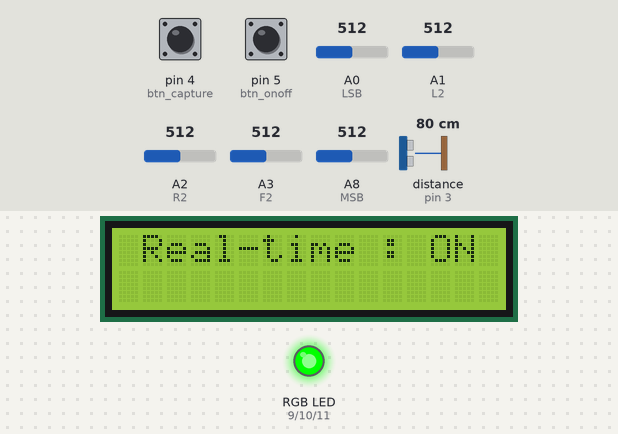
Bench run of a sketch on a simulated Arduino Mega 2560, built with avr-gcc and run on an emulated ATmega2560. Parts: 16×2 character LCD, an RGB LED mixed from three pins (HIGH = lit). Wiring (inferred from the names in the program): ultrasonic range finder: trigger pin 2; echo pin 3. The inputs (shaded band) are chosen by the test bench; at power-on: pin 4 (btn_capture) HIGH, pin 5 (btn_onoff) HIGH, A0 (LSB) = 512, A1 (L2) = 512, A2 (R2) = 512, A3 (F2) = 512, A8 (MSB) = 512, distance to the obstacle (sensor on pin 3) 80 cm. The echo pulse lasts 58.3 µs per cm; random numbers use the default seed unless the sketch sets one; pins used as bus, display or sensor lines are not drawn; what the sketch prints to the serial monitor is not drawn.

Above: at 1.3 s.
1.4 s: pin 4 (btn_capture) pulled LOW for 0.15 s
At 2.9 s:
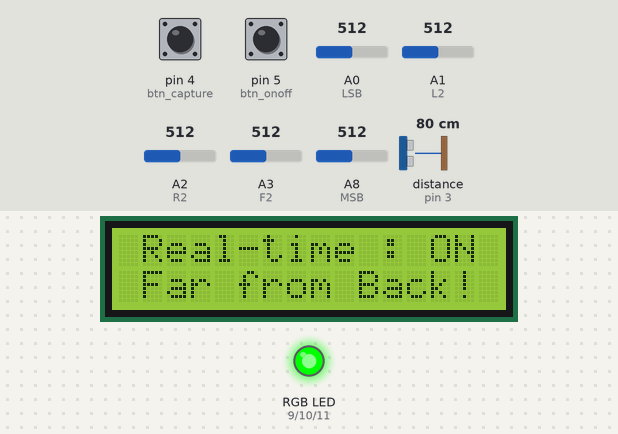
6.4 s: pin 5 (btn_onoff) pulled LOW for 0.15 s
At 7.6 s:
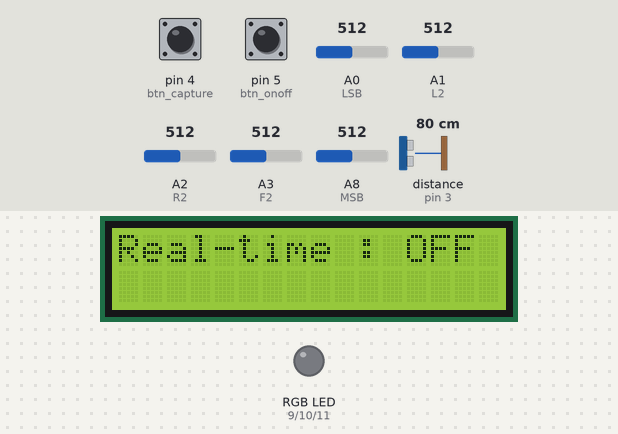
11.1 s: pin 4 (btn_capture) pulled LOW for 1 s
At 13.3 s:
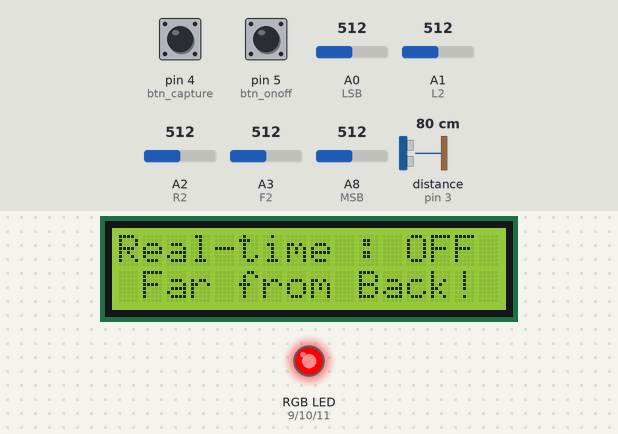
14.9 s: pin 5 (btn_onoff) pulled LOW for 1 s
At 18.5 s:
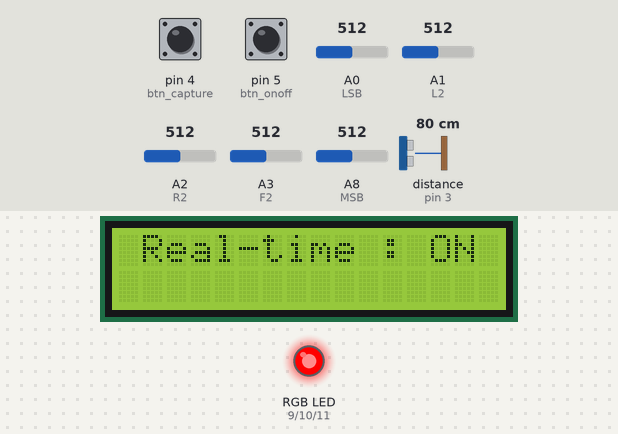
18.6 s: pin 4 (btn_capture) pulled LOW for 3.2 s
At 24.0 s:
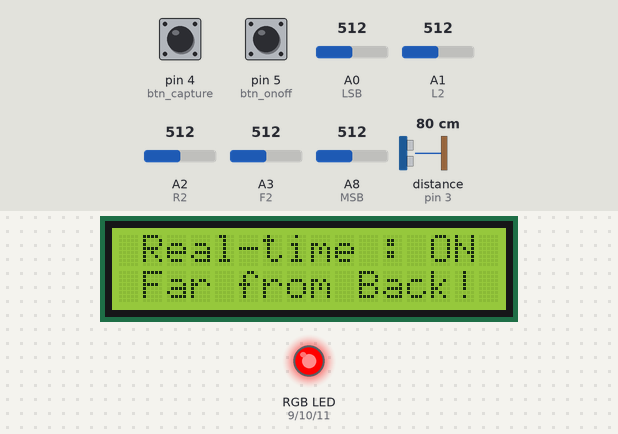
Timing chart, 0 to 30.6 s (numbered marks = the images above; inputs shaded):
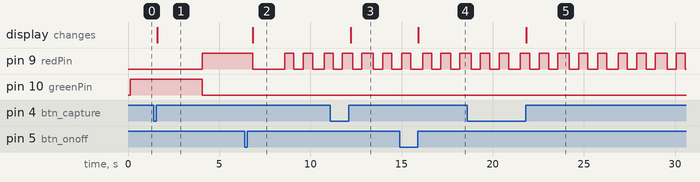

Measured:
- after the input at 1.4 s, the display: changes after 0.20 s (image 1)
- after the input at 6.4 s, the display: changes after 0.45 s (image 2)
- after the input at 11.1 s, the display: changes after 1.1 s (image 3)
- after the input at 14.9 s, the display: changes after 1.0 s (image 4)
- after the input at 18.6 s, the display: changes after 3.2 s (image 5)
- by itself, pin 9 (redPin): repeats every 5.4 s: HIGH 0.50 s, LOW 0.53 s, HIGH 0.50 s, LOW 0.63 s, HIGH 0.54 s, LOW 0.50 s, HIGH 0.53 s, LOW 0.50 s, HIGH 0.63 s, LOW 0.50 s

The sketch:

MAIN.ino
```cpp
// last update 20.06.11
// 핀 번호 할당 ---------------------------------------------------------
#define L2 A1                     // 압력 센서 핀 left, right, front
#define R2 A2
#define F2 A3
#define TRIG 2                    // 초음파 센서 핀
#define ECHO 3
#define redPin 9                  // 실시간 알림용 led 핀
#define greenPin 10
#define bluePin 11
#define btn_onoff 5               // 실시간 LED 알림 onoff 버튼 (흰색)
#define btn_capture 4             // 실시간 자세 LCD 확인 버튼 (검정색)
#define bteTx 14                  // TXD pin번호
#define bteRx 15                  // RxD pin번호
#define MSB A8                    // 라즈베리 통신 pin번호
#define LSB A0

// 라이브러리 및 객체 선언 ----------------------------------------------
#include <LiquidCrystal_I2C.h>    // LCD
LiquidCrystal_I2C lcd(0x27,16,2);

#include <SoftwareSerial.h>       // 블루투스모듈
SoftwareSerial bteSerial(bteTx, bteRx);

// Parameters ------------------------------------------------------------
// 자세의 종류 및 개수
enum POSTURES {PROPER=0, HIP_FRONT, BEND_LEFT, BEND_RIGHT, BACK_CURVED};
const int posnum = 5;
// LCD 윗줄 출력 문구: LED 실시간 알림 모드 ON/OFF
String RTonoff[2] = {"Real-time : OFF", " Real-time : ON "};  // LCD 첫째 줄 문구 (실시간 LED 알림 on/off 상태)
// LCD 아래줄 문구: 현재 자세
String pos[posnum] = {"  Good Posture! ", " Far from Back! ", "   Bend Left!   ", "   Bend Right!  ", "  Back Curved!  "};
const float distanceSN = 4.00;    // 엉덩이가 떨어져 앉은 것으로 판단하는 초음파 센서 거리 기준
const int notBalanceDiff = 200;   // 좌우 불균형으로 판단하는 압력 센서 차이 값 기준
const int minWeight = 100;        // 앉았다고 판단하는 압력 센서 값
const int sstime = 10;            // 자세 판별 간격: 1초
const int maxDATA = 100;          // 데이터가 이만큼 모이면 데이터 분석 및 어플로 REPORT 전송
const int stretchTime = 70;       // 스트레칭 알림 주기 (7초 이상 오래 앉아있을 시 알림)
const int ledDuration = 500;      // led 점멸 시간 간격: 500ms
const int loopPeriod = 100;       // main loop 간격: 100ms
const int BADnum = 3;             // 3초 이상 나쁜 자세 유지시 LED 실시간 알림
enum BERRYSIGNAL {NOT_PREPARED=0, UNCERTAIN, CURVED, STRAIGHT};
const int uncertainMax = 3;       // 3초 이상 자세 판독 불가시 카메라 위치 재설정 알림

// Global Variables --------------------------------------------------------
bool btn_onoff_pushed = false;    // LED onoff 버튼이 직전 loop에서 눌렸었는지
bool btn_capture_pushed = false;  // LCD 표시 버튼이 직전 loop에서 눌렸었는지
int isRealtimeON = 1;             // 실시간 LED 알림 Mode의 ON/OFF 상태 (초기 on)
int sscnt = 0;                    // 자세 판별 간격 측정 변수 (sstime이 되면 판별)
int currPos = PROPER;             // 판별된 현재 자세를 담는 변수
int posDATA[posnum] = {0,};       // 판단 자세 결과 누적 (각 index는 enum POSTURES의 index와 일치)
int numDATA = 0;                  // posDATA에 모인 데이터 개수
int sitTime = 0;                  // 앉은 누적 시간 측정 (자세가 바르던 나쁘던 앉기만 하면 = FSR에 뭔가 감지되기만 하면)
unsigned long prevLEDtime = 0;    // led 점멸을 위한 시간 측정
unsigned long currentTime = 0;    // 시스템 동작 시간
bool isLEDon = false;             // 점멸하는 led의 onoff 상태
int badCnt = 0;                   // 연속 나쁜 자세 개수 카운트
int currBerrySig = NOT_PREPARED;  // 현재 라즈베리가 보낸 신호

// FUCNTIONS --------------------------------------------------------------
// 압력 센서 값을 읽어, 앉아있는지 여부를 반환하는 함수, 앉아있다면 TRUE 반환
bool checkSIT(int l, int r, int f)
{
  if (l >= minWeight || r >= minWeight || f >= minWeight )
    return true;
  else
    return false;
}

// 등받이와 엉덩이 사이 거리를 측정해 반환하는 함수
float UltraSonic()
{
  digitalWrite(TRIG, HIGH);
  delayMicroseconds(10);
  digitalWrite(TRIG, LOW);

  int duration = pulseIn(ECHO, HIGH);
  float cm = (float)duration / 29 / 2;

  Serial.print("등받이와의 거리 : ");   // DEBUG
  Serial.print(cm);
  Serial.println("cm");

  return cm;
}

// 압력 센서 값을 통해 좌우 불균형을 판단하는 함수 (오른쪽 : 1, 균형 : 0, 왼쪽 : 2)
int sideBalance(int L, int R)
{
  if(L < R - notBalanceDiff){
    return 1;
  }
  else if(L >= R + notBalanceDiff) {
    return 2;
  }
  else {
    return 0;
  }
}

// 라즈베리파이가 보내는 신호를 읽는 함수
int CheckRaspberryPin()
{
  int m1 = analogRead(MSB);
  int m2 = analogRead(LSB);

  if (m1 > 500 && m2 > 500)
    return STRAIGHT;
  else if (m1 > 500 && m2 <= 500)
    return CURVED;
  else if (m1 <= 500 && m2 >= 500)
    return UNCERTAIN;
  else
    return NOT_PREPARED;
}

// 어플로 카메라 위치를 재설정하라는 경고를 보내는 함수
void CameraErrorAlarm()
{
  static int erroridx = 0;
  String instruction = "C";
  instruction += erroridx++;
  bteSerial.print(instruction);
}

// 어플로 카메라 위치가 적절함을 알리는 함수
void CameraSettingDone()
{
  static int doneidx = 0;
  String instruction = "D";
  instruction += doneidx++;
  bteSerial.print(instruction);
}

// 라즈베리파이 신호가 "판독 불가"일 때 Exception Handling
void CameraCheck(int sig)
{
  static int UncertainCnt = 0;
  if (sig == UNCERTAIN) {                       // 판독 불가 signal을 지속적으로 받으면
    if(UncertainCnt == uncertainMax) CameraErrorAlarm();  // 카메라 위치 재설정 경고 보냄
    ++UncertainCnt;
  }
  else if (UncertainCnt > 0) {                  // 카메라 위치를 잘 잡아 판독이 가능해지면
    UncertainCnt = 0;                           // 카메라 위치 설정이 잘 되었다는 알림 보냄
    CameraSettingDone();
  }
}

// RGB LED에 r,g,b값에 해당하는 색깔을 출력하는 함수
void RGBWrite(int r, int g, int b)
{
  analogWrite(redPin, r);
  analogWrite(greenPin, g);
  analogWrite(bluePin, b);
}

// 어플에 레포트를 띄우기 위해 instruction을 생성하고 전달하는 함수
void ShowReport(int RptArr[], int n)
{
  String instruction = "R";

  int sum = 0;                          // 총 데이터 개수를 센다
  for (int i = 0; i < n; ++i)
    sum += RptArr[i];

  if (sum){                             // 각 자세의 비율을 구해 instruction에 추가한다
    for (int i = 0; i < n; ++i){
      int rate = 100*RptArr[i]/sum;     // instruction format: "R 00 00 00 00 00"
      instruction += " ";
      instruction += rate;
    }
  }
  else return;                          // sum = 0이면 instruction을 생성하지 않고 return
  bteSerial.print(instruction);
}

// 추천 스트레칭을 선정하여 어플에 전달하는 함수
void StretchingAlarm(int RptArr[], int n)
{                                       // 스트레칭 추천 알고리즘
  int recommendNUM = 0;                 // 스트레칭 번호는 1~5로 각 링크 주소는 어플에 저장됨
  int sum = 0;
  for (int i = 0; i < n; ++i)
    sum += RptArr[i];                   // 현재까지 모인 자세 데이터 개수를 센다

  if (sum < 5)                          // 정보가 충분하지 않으면 랜덤 스트레칭 추천
    recommendNUM = random(1,6);
  else if (RptArr[4] >= sum/2)          // 허리 굽은 자세 비율이 50% 이상이면
    recommendNUM = 4;                   // 허리 피는 스트레칭 추천
  else if (RptArr[0] < sum/5)           // 바른 자세 비율이 20% 미만이면
    recommendNUM = 5;                   // 강도 높은 스트레칭 추천
  else                                  // 그 외에는 의자에서 할 수 있는
    recommendNUM = random(1,4);         // 간단한 스트레칭을 추천

  String instruction = "S";
  instruction += recommendNUM;
  bteSerial.print(instruction);         // S1 ~ S5라는 instruction을 어플로 전달
}

// MAIN =========================================================================
void setup()
{
  Serial.begin(9600);
  bteSerial.begin(9600);
  Serial.println("[Program Start]");

  pinMode(btn_onoff, INPUT_PULLUP);     // pin mapping
  pinMode(btn_capture, INPUT_PULLUP);
  pinMode(TRIG, OUTPUT);
  pinMode(ECHO, INPUT);
  pinMode(redPin, OUTPUT);
  pinMode(greenPin, OUTPUT);
  pinMode(bluePin, OUTPUT);

  lcd.init();                           // lcd setup
  lcd.backlight();
  lcd.clear();
  lcd.setCursor(0, 0);
  lcd.print(RTonoff[isRealtimeON]);
  Serial.println("[LCD Setup Clear]");

  RGBWrite(0,0,0);                      // led setup
  Serial.println("[LED Setup Clear]");

  currBerrySig = CheckRaspberryPin();   // 라즈베리 딥러닝 모델 준비 완료 여부 확인
  while(currBerrySig == NOT_PREPARED) {
    Serial.println("[waiting for raspberry...]");
    delay(1000);
    currBerrySig = CheckRaspberryPin();
  }
  Serial.println("[Raspberry Setup Clear]");

  while(currBerrySig == UNCERTAIN){     // 카메라 정상 동작 여부 확인
    CameraCheck(currBerrySig);
    Serial.println("[please set camera properly!]");
    delay(1000);
    currBerrySig = CheckRaspberryPin();
  }
  CameraCheck(currBerrySig);
  Serial.println("[Camera Works Properly]");
  Serial.println("[System Setup Done]");
}

void loop()
{
  // 앉았는지 확인하는 부분 -------------------------------------
  int valL = analogRead(L2);            // read 압력센서
  int valR = analogRead(R2);
  int valF = analogRead(F2);
  bool isSIT = checkSIT(valL, valR, valF);  // 앉았는지 판단 => isSIT

  if(isSIT)
    ++sitTime;                          // 앉았으면 앉은 시간 ++
  else {                                // 앉지 않았으면 앉은 시간, 현재 자세,
    sitTime = 0;                        // 누적 나쁜 자세 개수 초기화
    currPos = PROPER;
    badCnt = 0;
  }

  // 각 버튼이 눌렸는지를 감지하는 부분 ---------------------------
  int btn_onoff_pushing = digitalRead(btn_onoff);
  int btn_capture_pushing = digitalRead(btn_capture);

  if(btn_onoff_pushing == LOW){               // LED 실시간 onoff 모드 전환 버튼
    btn_onoff_pushed = true;
  }
  else{
    if(btn_onoff_pushed == true){             // 버튼이 눌리면
      isRealtimeON = (isRealtimeON + 1) % 2;  // Mode를 전환하고
      lcd.clear();                            // LCD 첫 줄에 띄운다
      lcd.setCursor(0, 0);
      lcd.print(RTonoff[isRealtimeON]);       // isRealtimeON이 0이면 off, 1은 on
      btn_onoff_pushed = false;
    }
  }

  if(btn_capture_pushing == LOW){             // LCD 현재 자세 표시 버튼
    btn_capture_pushed = true;
  }
  else{
    if(btn_capture_pushed == true){           // 버튼이 눌리면
      if(isSIT){                              // 그리고 앉아있다면
        lcd.clear();                          // LCD 첫 줄에 현재 LED onoff 모드를
        lcd.setCursor(0, 0);
        lcd.print(RTonoff[isRealtimeON]);
        lcd.setCursor(0, 1);                  // 둘째 줄에 현재 자세를 출력
        lcd.print(pos[currPos]);              // pos배열의 currPos번째 문구 = 현재 자세 문구
      }
      btn_capture_pushed = false;
    }
  }

  // 자세 판단 부분 --------------------------------------------------------------
  if(isSIT){
    if(sscnt < sstime){
      ++sscnt;                                  // 자세 판단 간격 count
    }
    else{                                       // 자세 판단 시간이 되었을 때
      sscnt = 0;
      currBerrySig = CheckRaspberryPin();           // 라즈베리가 보낸 신호 감지
      CameraCheck(currBerrySig);                    // 카메라 상태를 점검

      if(UltraSonic() > distanceSN)                 // 1st: 초음파 센서 거리 체크
        currPos = HIP_FRONT;                        // => [1] 엉덩이를 붙이지 않은 자세
      else{
        int checkBalance = sideBalance(valL, valR); // 2nd: 압력 센서 좌우 기울어짐 체크
        if (checkBalance == 2){
          currPos = BEND_LEFT;                      // => [2] 왼쪽으로 기운 자세
        }
        else if (checkBalance == 1){
          currPos = BEND_RIGHT;                     // => [3] 오른쪽으로 기운 자세
        }
        else{
          if (currBerrySig == CURVED)               // 3rd: 이미지 센서 허리 굽음 체크
            currPos = BACK_CURVED;                  // => [4] 허리가 굽은 자세
          else if (currBerrySig == STRAIGHT)
            currPos = PROPER;                       // => [0]. 바른 자세
        //else                                      // 이외의 상황에서는 실시간 자세를 업데이트하지 않음
        }
      }

      posDATA[currPos] += 1;                        // 판단 자세 결과를 posDATA에 누적
      ++numDATA;

      if(currPos)
        ++badCnt;                                   // 판단 결과가 나쁜 자세면 badcnt++
      else
        badCnt = 0;                                 // 판단 결과가 바른 자세면 badcnt 리셋

      // DEBUG ////////////////////////////////////////////////////////////////////////
      Serial.print("LEFT: ");
      Serial.print(valL);
      Serial.print(" / RIGHT: ");
      Serial.print(valR);
      Serial.print(" / FRONT: ");
      Serial.println(valF);
      Serial.print("sitTime: ");
      Serial.println(sitTime);
      Serial.print("dataNUM: ");
      Serial.println(numDATA);
      Serial.print("badCnt: ");
      Serial.println(badCnt);
      Serial.println("==================현재 자세==================");
      Serial.println(pos[currPos]);
      Serial.println("=============================================");
      Serial.print("라즈베리에서 받은 신호: ");
      if (currBerrySig == NOT_PREPARED)
        Serial.println("딥러닝 모델 준비 미완료");
      else if (currBerrySig == UNCERTAIN)
        Serial.println("자세 판독 불가");
      else if (currBerrySig == CURVED)
        Serial.println("허리가 굽어있음");
      else
        Serial.println("허리가 펴져있음");
      ///////////////////////////////////////////////////////////////////////////////////
    }
  }

  // RGB LED 출력 부분 -----------------------------------------------------------
  currentTime = millis();                         // 현재 시간 측정
  if (!isSIT)
    RGBWrite(0,0,0);                              // 앉아있지 않으면 LED off
  else if (sitTime == stretchTime){               // 스트레칭 시간까지 오래 앉아있을 때
    StretchingAlarm(posDATA, posnum);             // 어플로 스트레칭 알림 전송
  }
  else if (sitTime > stretchTime){                // 스트레칭 알림이 갔음에도 계속 앉아있다면
    if(currentTime > prevLEDtime + ledDuration){  // LED 점멸
      prevLEDtime = currentTime;
      isLEDon = !isLEDon;
      RGBWrite(255*isLEDon, 0, 0);
    }
  }
  else if (isRealtimeON){                         // 아직 스트레칭 시간이 아니고 실시간 알림이 on이면
    if(badCnt >= BADnum)
      RGBWrite(255, 0, 0);                        // 나쁜 자세가 일정 시간 지속되면 빨간 색
    else
      RGBWrite(0, 255, 0);                        // 그 외 초록색
  }
  else
    RGBWrite(0,0,0);                              // 앉아있지만, 실시간 알림이 off면 LED off

  // 자세 데이터를 모아 분석 REPORT를 생성하고 어플에 보내는 부분 -------------------
  if(numDATA >= maxDATA){
    ShowReport(posDATA, posnum);
    numDATA = 0;
    for (int i=0; i<posnum; ++i)
      posDATA[i]=0;                               // posDATA 초기화
  }

  delay(loopPeriod);
}
```
